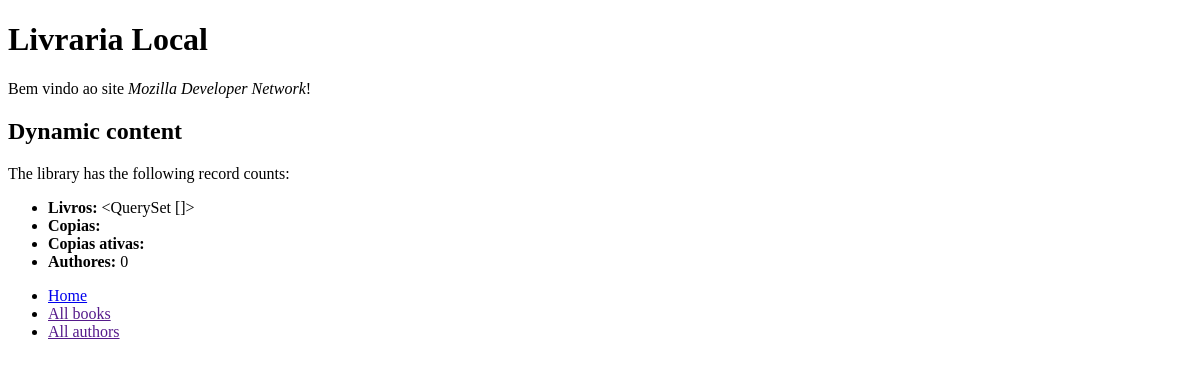
The app's page /catalago/, older data.
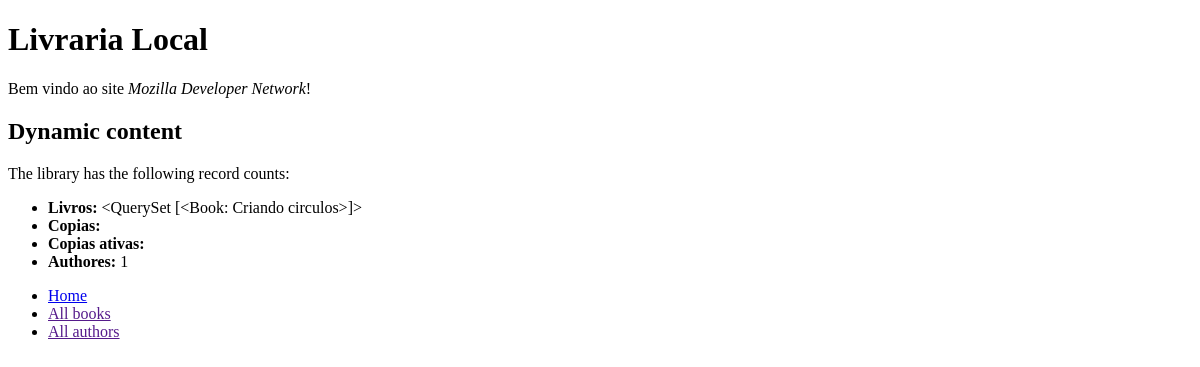
The same page, newer data.
### catalago/models.py (models this page shows, shortened)
class Book(models.Model):
    title = models.CharField(max_length=200)
    author = models.ForeignKey("Author",on_delete=models.SET_NULL, null=True)
    sumario = models.CharField('ISBN', max_length=13, unique=True,help_text='13 Character <a href="https://www.isbn-international.org/content/what-isbn">ISBN number</a>')
    genre = models.ManyToManyField(Genero,help_text="Selecione o Genero")
    def __str__(self):
        return self.title
    import uuid  # Required for unique book instances

### catalago/views.py (the view)
# urls.py: path('', views.index, name='index'),
def index(request):
    num_books = Book.objects.all()
    num_instancias = BookInstance.objects.all().count()
    num_instancias_available  = BookInstance.objects.filter(status__exact='a').count()
    num_autores = Author.objects.count()
    context = {
        'num_books': num_books,
        'num_instancias': num_instancias,
        'um_instancias_available': num_instancias_available,
        'num_authors': num_autores,
    }
    return render(request,'index.html',context=context)

### catalago/templates/index.html
{% extends "base.html" %}
{% block content %}
  <h1>Livraria Local</h1>
  <p>Bem vindo ao site <em>Mozilla Developer Network</em>!</p>
  <h2>Dynamic content</h2>
  <p>The library has the following record counts:</p>
  <ul>
    <li><strong>Livros:</strong> {{ num_books }}</li>
    <li><strong>Copias:</strong> {{ num_instances }}</li>
    <li><strong>Copias ativas:</strong> {{ num_instances_available }}</li>
    <li><strong>Authores:</strong> {{ num_authors }}</li>
  </ul>
{% endblock %}

### catalago/templates/base.html (shortened to what this page needs)
<!DOCTYPE html>
<html lang="en">
<head>
</head>
{% block content %}{% endblock %}
<body>
{% block siderbar %}<ul>
          <li><a href="{% url 'index' %}">Home</a></li>
          <li><a href="">All books</a></li>
          <li><a href="">All authors</a></li>
           </ul>
{% endblock %}
</body>
</html>

Row changes from the older to the newer data that the page shows:
added Book: title "<QuerySet [<Book: Criando circulos>]>"
Text that changed along with them:
{{ num_authors }}: "0" → "1"
{{ num_books }}: "<QuerySet []>" → (not shown)
